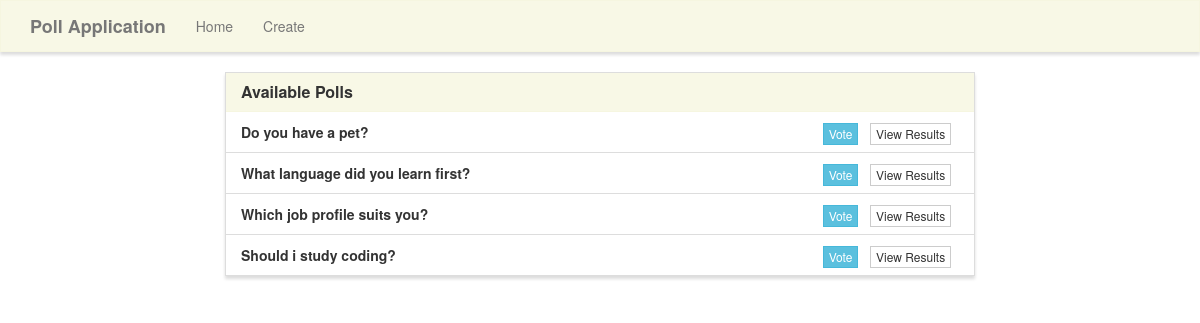
The page / on the database its author committed.
### poll/models.py (models this page shows, shortened)
class Poll(models.Model):
    question= TextField()
    option_one= CharField(max_length=100)
    option_two= CharField(max_length=100)
    option_three= CharField(max_length=100)
    option_one_count = IntegerField(default=0)
    option_two_count = IntegerField(default=0)
    option_three_count = IntegerField(default=0)

### poll/views.py (the view)
# urls.py: path('', view.home, name='home'),
def home(request):
    polls =Poll.objects.all()
    context = {'polls':polls}
    return render(request, 'poll/home.html', context)

### poll/templates/poll/home.html (shortened to what this page needs)
{% extends "poll/base.html" %}
{% block main %}
<div class="row">
    <div class="col-lg-8 col-lg-offset-2">
        <div class="panel panel-default">
            <div class="panel-heading">
                <h3 class="panel-title">Available Polls</h3>
            </div>
            <ul class="list-group">
                {%for poll in polls %}
                <li class="list-group-item">
                    <strong>{{poll.question}}</strong>
                    <span class="pull-right">
                        <a href="{% url 'vote' poll.id %}" class="btn btn-info btn-xs">Vote</a> &nbsp;
                        <a href="{% url 'results' poll.id %}" class="btn btn-default btn-xs">View Results</a> &nbsp;
                    </span>
                </li>
                {%endfor%}
            </ul>
        </div>
    </div>
</div>
{% endblock %}

### poll/static/style.css (style rules this page uses)
.navbar-default, .btn, .form-control, .panel { border-radius: 0; }
.panel-default > .panel-heading { color: #333; background-color: rgba(245, 245, 220, .7); border-color: rgba(245, 245, 220, .6); border-top-left-radius: 0; border-top-right-radius: 0; }
.panel { box-shadow: 0px 3px 3px 0px #ddd; }
a.navbar-brand, .panel-title { font-weight: bolder; }

### rows shown on the page
Poll: question "Do you have a pet?"
Poll: question "What language did you learn first?"
Poll: question "Which job profile suits you?"
Poll: question "Should i study coding?"
